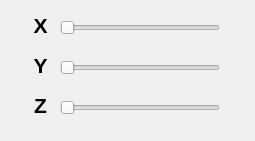
<?xml version="1.0" encoding="UTF-8"?>
<ui version="4.0">
 <class>MainWindow</class>
 <widget class="QMainWindow" name="MainWindow">
  <property name="geometry">
   <rect>
    <x>0</x>
    <y>0</y>
    <width>255</width>
    <height>141</height>
   </rect>
  </property>
  <property name="windowTitle">
   <string>MainWindow</string>
  </property>
  <widget class="QWidget" name="centralwidget">
   <widget class="QSlider" name="horizontalSlider_X">
    <property name="geometry">
     <rect>
      <x>60</x>
      <y>20</y>
      <width>160</width>
      <height>16</height>
     </rect>
    </property>
    <property name="maximum">
     <number>3600</number>
    </property>
    <property name="orientation">
     <enum>Qt::Horizontal</enum>
    </property>
   </widget>
   <widget class="QLabel" name="label">
    <property name="geometry">
     <rect>
      <x>30</x>
      <y>10</y>
      <width>21</width>
      <height>31</height>
     </rect>
    </property>
    <property name="text">
     <string>&lt;html&gt;&lt;head/&gt;&lt;body&gt;&lt;p align=&quot;center&quot;&gt;&lt;span style=&quot; font-size:16pt; font-weight:600;&quot;&gt;X&lt;/span&gt;&lt;/p&gt;&lt;/body&gt;&lt;/html&gt;</string>
    </property>
   </widget>
   <widget class="QLabel" name="label_2">
    <property name="geometry">
     <rect>
      <x>30</x>
      <y>50</y>
      <width>21</width>
      <height>31</height>
     </rect>
    </property>
    <property name="text">
     <string>&lt;html&gt;&lt;head/&gt;&lt;body&gt;&lt;p align=&quot;center&quot;&gt;&lt;span style=&quot; font-size:16pt; font-weight:600;&quot;&gt;Y&lt;/span&gt;&lt;/p&gt;&lt;/body&gt;&lt;/html&gt;</string>
    </property>
   </widget>
   <widget class="QSlider" name="horizontalSlider_Y">
    <property name="geometry">
     <rect>
      <x>60</x>
      <y>60</y>
      <width>160</width>
      <height>16</height>
     </rect>
    </property>
    <property name="maximum">
     <number>3600</number>
    </property>
    <property name="orientation">
     <enum>Qt::Horizontal</enum>
    </property>
   </widget>
   <widget class="QSlider" name="horizontalSlider_Z">
    <property name="geometry">
     <rect>
      <x>60</x>
      <y>100</y>
      <width>160</width>
      <height>16</height>
     </rect>
    </property>
    <property name="maximum">
     <number>3600</number>
    </property>
    <property name="orientation">
     <enum>Qt::Horizontal</enum>
    </property>
   </widget>
   <widget class="QLabel" name="label_3">
    <property name="geometry">
     <rect>
      <x>30</x>
      <y>90</y>
      <width>21</width>
      <height>31</height>
     </rect>
    </property>
    <property name="text">
     <string>&lt;html&gt;&lt;head/&gt;&lt;body&gt;&lt;p align=&quot;center&quot;&gt;&lt;span style=&quot; font-size:16pt; font-weight:600;&quot;&gt;Z&lt;/span&gt;&lt;/p&gt;&lt;/body&gt;&lt;/html&gt;</string>
    </property>
   </widget>
  </widget>
 </widget>
 <resources/>
 <connections/>
</ui>
